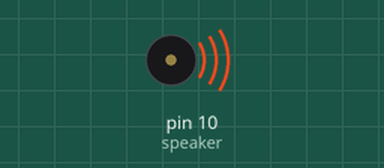
Simulated run of this sketch. Board: Arduino Uno, built with avr-gcc and run on an emulated ATmega328P. On the bench: buzzer (waves = sounding).

Above: at 0.2 s.
Timing chart, 0 to 7.8 s (numbered marks = the images above):
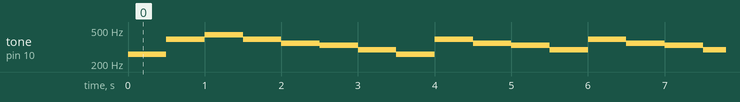

The sketch:

oyebanji_Piezo.ino
```cpp
//Music Playing with Piezo and Arduino
//Nicholas Oyebanji

//Define Speaker Port:
int speaker = 10;

//Variables for rhythm:
int tempo = 1000;
int w = tempo;
int h = w/2;
int q = h/2;
int e = q/2;
int s = e/2;

//Define Pitches for C scale
int c4 = 261;
int d4 = 293;
int e4 = 330;
int f4 = 350;
int g4 = 392;
int an4 = 440;
int b4 = 494;
int c5 = 523;

void scaleUp() {
  int scale [] = {c4, d4, e4, f4, g4, an4, b4, c5};

  for(int n = 0; n < 8; n++) {
    tone(speaker, scale[n], q);
  }
}//end scaleUp();

//Function Twinkle 1
void twinkle1() {
  int lineANotes[] = {c4, c4, g4, g4, an4, an4, g4, f4, f4, e4, e4, d4, d4, c4};
  int lineARhythm [] =  {q, q, q, q, q, q, h, q, q, q, q, q, q, h};

  //for loop that plays the note at a specific rhythm
  for(int n =0; n < 14; n++) {
    tone(speaker, lineANotes[n], lineARhythm[n]);
    delay(lineARhythm[n]);
  }
}//end twinkle 1

void twinkle2() {
 int lineBNotes[] = {g4, g4, f4, f4, e4, e4, d4, g4, g4, f4, f4, e4, e4, d4};
 int lineBRhythm[] = {q, q, q, q, q, q, h, q, q, q, q, q, q, h};

 for(int n = 0; n < 14; n++) {
   tone(speaker, lineBNotes[n], lineBRhythm[n]);
   delay(lineBRhythm[n]);
 }

}

void twinkle3() {
  int lineCNotes[] = {c4, c4, g4, g4, an4, an4, g4, f4, f4, e4, e4, d4, d4, c4};
  int lineCRhythm [] =  { q, q, q, q, q, q, h, q, q, q, q, q, q, h};

  //for loop that plays the note at a specific rhythm
  for(int n =0; n < 14; n++) {
    tone(speaker, lineCNotes[n], lineCRhythm[n]);
    delay(lineCRhythm[n]);
  }
}

//void jingleBells() {
//   int lineBellsNote1 [] = {e4, e4, e4, e4, e4, e4, e4, g4, c4, d4, e4};
//   int lineBellsNote2 [] = {f4, f4, f4, f4, f4, e4, e4, e4, e4, d4, d4, e4,d4, g4};
//   int lineBellsNote3 [] =
//
//}

void setup() {
  //Setup Speaker pin to output
  pinMode(speaker, OUTPUT);
}

void loop() {
  //play the scale
  //scaleUp();
  twinkle1();
  twinkle2();
  twinkle3();
}//end loop
```

Measured:
- by itself, tone on pin 10 (speaker): plays 261 Hz for 0.50 s, 392 Hz for 0.50 s, 440 Hz for 0.50 s, 392 Hz for 0.50 s, 350 Hz for 0.50 s, 330 Hz for 0.50 s … (250 notes in this stretch)
